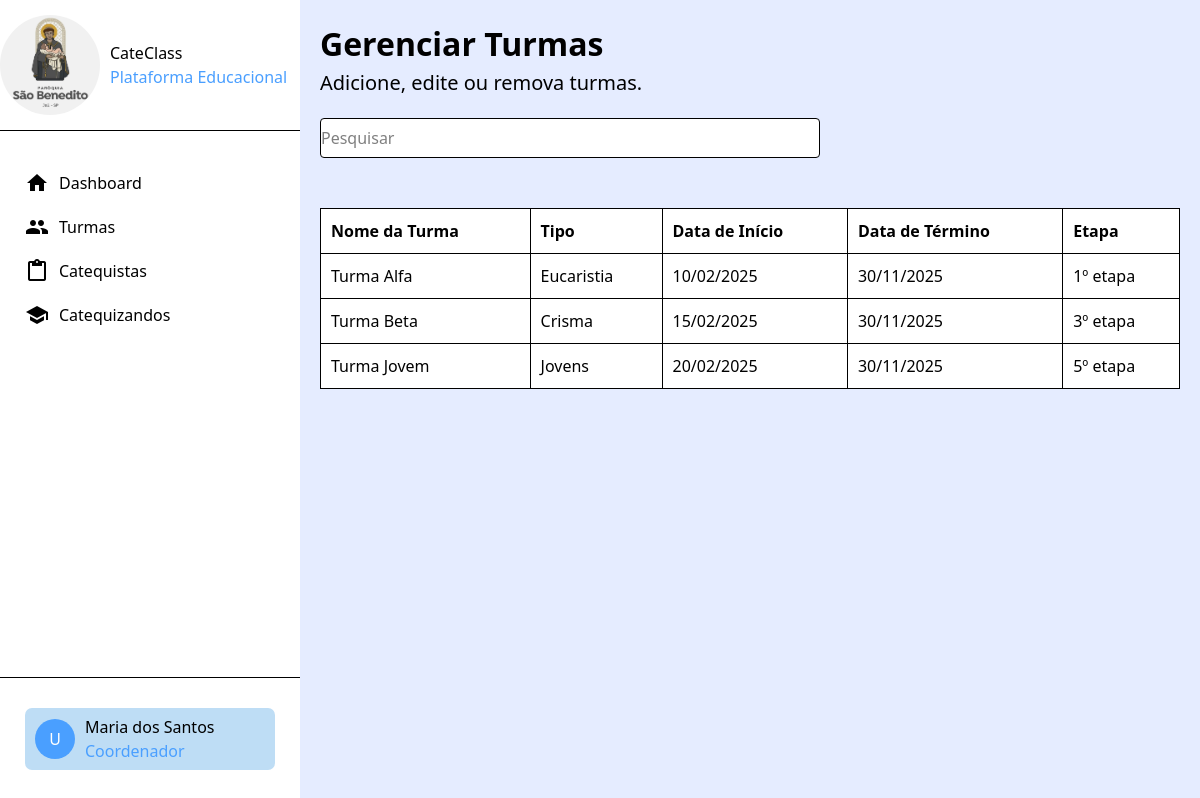
Page /app/coordenador/turmas (signed in) on the committed database.
### tables this page shows
CREATE TABLE IF NOT EXISTS turmas(
	id_turma BIGINT UNSIGNED NOT NULL AUTO_INCREMENT PRIMARY KEY,
	nome_turma VARCHAR(100) NOT NULL,
    tipo_turma VARCHAR(10) NOT NULL,
    data_inicio DATE NOT NULL,
    data_termino DATE,
    etapa_id BIGINT UNSIGNED NOT NULL,
     
    criado_em DATETIME DEFAULT CURRENT_TIMESTAMP,
    deletado_em DATETIME NULL,
    
    CONSTRAINT fk_etapas_turmas
		FOREIGN KEY (etapa_id) REFERENCES etapas (id_etapa)
);

CREATE TABLE IF NOT EXISTS etapas(
	id_etapa BIGINT UNSIGNED NOT NULL AUTO_INCREMENT PRIMARY KEY,
    nome_etapa VARCHAR(255) NOT NULL,
    descricao VARCHAR(255) NOT NULL,
     
    criado_em DATETIME DEFAULT CURRENT_TIMESTAMP,
    deletado_em DATETIME NULL
);

### app/controllers/CoordenadorController.php (called while the page is built, shortened)
<?php
    require_once "models/config.php";
    class CoordenadorController
    {
        public function turmas()
        {
            global $conn;
            $sql = "
                SELECT
                    t.id_turma,
                    t.nome_turma,
                    t.tipo_turma,
                    t.data_inicio,
                    t.data_termino,
                    e.nome_etapa
                FROM turmas t
                INNER JOIN etapas e ON e.id_etapa = t.etapa_id
                WHERE t.deletado_em IS NULL
                ORDER BY t.nome_turma ASC
            ";
            $stmt = $conn->prepare($sql);
            $stmt->execute();
            require_once "views/coordenador/turmas.php";
        }
    }
?>

### app/views/coordenador/turmas.php (the view, shortened to what this page needs)
<!DOCTYPE html>
<html lang="pt-br">
<head>
    <script src="https://cdn.jsdelivr.net/npm/@tailwindcss/browser@4"></script>
    <link rel="stylesheet" href="https://cdnjs.cloudflare.com/ajax/libs/font-awesome/4.7.0/css/font-awesome.min.css">
</head>
<body class="flex bg-[#E5ECFF] h-screen">
    <?php require_once 'sidebar.php' ?>
    <main class="flex-1 p-8 overflow-y-auto p-[20px]">
        <h1 class="text-[32px] font-bold">Gerenciar Turmas</h1>
        <p class="text-[20px] mb-[20px]">Adicione, edite ou remova turmas.</p>
        <input class="bg-[#fff] w-[500px] h-[40px] mb-[50px] rounded border-1 border-gray"
               type="text" placeholder="Pesquisar" id="filtro">
        <table class="border-1 border-black w-full" id="tabela-turmas">
            <thead>
                <tr class="border-1 border-black text-left">
                    <th class="py-[10px] px-[10px] bg-[#fff] border-1 border-black">Nome da Turma</th>
                    <th class="py-[10px] px-[10px] bg-[#fff] border-1 border-black">Tipo</th>
                    <th class="py-[10px] px-[10px] bg-[#fff] border-1 border-black">Data de Início</th>
                    <th class="py-[10px] px-[10px] bg-[#fff] border-1 border-black">Data de Término</th>
                    <th class="py-[10px] px-[10px] bg-[#fff] border-1 border-black">Etapa</th>
                </tr>
            </thead>
            <tbody>
                <?php
                    if ($stmt->rowCount() > 0) {
                        $turmas = $stmt->fetchAll(PDO::FETCH_ASSOC);
                        foreach ($turmas as $turma) {
                            echo "
                                <tr class='border-1 border-black'>
                                    <td class='p-[10px] bg-[#fff] border-1 border-black'>{$turma['nome_turma']}</td>
                                    <td class='p-[10px] bg-[#fff] border-1 border-black'>{$turma['tipo_turma']}</td>
                                    <td class='p-[10px] bg-[#fff] border-1 border-black'>" . date('d/m/Y', strtotime($turma['data_inicio'])) . "</td>
                                    <td class='p-[10px] bg-[#fff] border-1 border-black'>" .
                                        ($turma['data_termino'] ? date('d/m/Y', strtotime($turma['data_termino'])) : '—') .
                                    "</td>
                                    <td class='p-[10px] bg-[#fff] border-1 border-black'>{$turma['nome_etapa']}</td>
                                </tr>
                            ";
                        }
                    } else {
                        echo "<tr><td colspan='5' class='p-[10px] text-center bg-[#fff]'>Nenhuma turma encontrada.</td></tr>";
                    }
                ?>
            </tbody>
        </table>
    </main>
</body>
</html>

### rows in the picture
turmas: nome_turma "Turma Alfa", tipo_turma "Eucaristia", data_inicio "10/02/2025", data_termino "30/11/2025", etapa.nome_etapa "1º etapa"
turmas: nome_turma "Turma Beta", tipo_turma "Crisma", data_inicio "15/02/2025", data_termino "30/11/2025", etapa.nome_etapa "3º etapa"
turmas: nome_turma "Turma Jovem", tipo_turma "Jovens", data_inicio "20/02/2025", data_termino "30/11/2025", etapa.nome_etapa "5º etapa"

### other values in the picture
$_SESSION["usuario_nome"] "Maria dos Santos"
